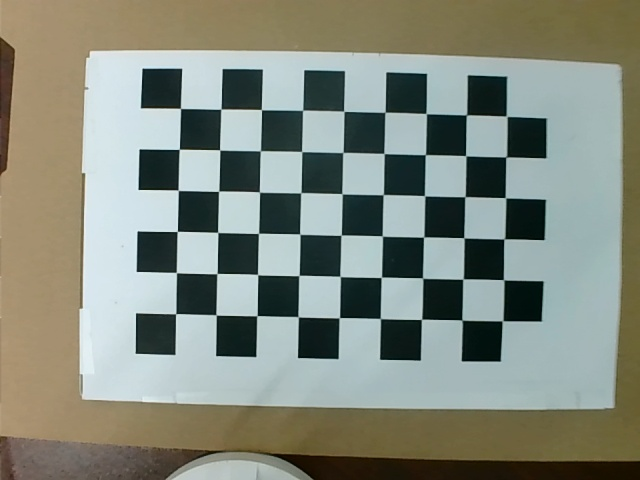
#> input picture data/eye_hand_calibration_image/1.jpg, 640 x 480 px, found by its file name; its folder holds only this picture in this run
$ python Hand_Eye_Calibration.py
#> lines starting #> are read from the running program, lines starting #| are printed output that depends on the picture
"""
眼在手上
用采集到的图片信息和机械臂位姿信息计算相机坐标系相对于机械臂末端坐标系的旋转矩阵和平移向量

所有单位为米

"""

import os.path
os.environ['KMP_DUPLICATE_LIB_OK']='True'
import cv2
import numpy as np
import csv
np.set_printoptions(precision=8,suppress=True)

class EyeInHand():
    def __init__(self,):
        self.csv_path = './data/robotToolPose.csv'
        self.image_count = 25 # 照片数量

    def euler_angles_to_rotation_matrix(self,rx, ry, rz):
        # 计算旋转矩阵
        Rx = np.array([[1, 0, 0],
                    [0, np.cos(rx), -np.sin(rx)],
                    [0, np.sin(rx), np.cos(rx)]])
        Ry = np.array([[np.cos(ry), 0, np.sin(ry)],
                    [0, 1, 0],
                    [-np.sin(ry), 0, np.cos(ry)]])
        Rz = np.array([[np.cos(rz), -np.sin(rz), 0],
                    [np.sin(rz), np.cos(rz), 0],
                    [0, 0, 1]])
        # R = Rz@Ry@Rx   #xyz
        R = Rx@Ry@Rz      #zyx

        return R

    def pose_to_homogeneous_matrix(self,pose):
        x, y, z, rz, ry, rx = pose
        if x > 1: # 把毫米转为米
            x = x / 1000
            y = y / 1000
            z = z / 1000
        R = self.euler_angles_to_rotation_matrix(rx, ry, rz)
        t = np.array([x, y, z]).reshape(3, 1)
        H = np.eye(4)
        H[:3, :3] = R
        H[:3, 3] = t[:, 0]
        return H

    def save_matrices_to_csv(self, matrices, file_name):
        rows, cols = matrices[0].shape
        num_matrices = len(matrices)
        combined_matrix = np.zeros((rows, cols * num_matrices))

        for i, matrix in enumerate(matrices):
            combined_matrix[:, i * cols: (i + 1) * cols] = matrix

        with open(file_name, 'w', newline='') as csvfile:
            csv_writer = csv.writer(csvfile)
            for row in combined_matrix:
                csv_writer.writerow(row)

    def poses_to_matrix_save_csv(self, filepath):
        # 打开文本文件
#> called with filepath = 'data/targets.txt'
        with open(filepath, 'r') as file:
#> (reads data/targets.txt from the repository)
            data = file.readlines()
        # 处理每一行，将字符串转换为整数列表
        pose_vectors = []
        for line in data:
            # 分割每一行的字符串，用逗号作为分隔符，并将每个值转换为整数
            int_values = [float(value) for value in line.strip().split(',')]
            pose_vectors.append(int_values)

        matrices = []
        for i in range(0,len(pose_vectors)):
            matrices.append(self.pose_to_homogeneous_matrix(pose_vectors[i]))
        # 将齐次变换矩阵列表存储到 CSV 文件中
        self.save_matrices_to_csv(matrices, self.csv_path)

    def compute_T(self, images_path,corner_point_long,corner_point_short,corner_point_size):
        # 设置寻找亚像素角点的参数，采用的停止准则是最大循环次数30和最大误差容限0.001
#> called with images_path = 'data/eye_hand_calibration_image', corner_point_long = 9, corner_point_short = 6, corner_point_size = 0.022
        criteria = (cv2.TERM_CRITERIA_MAX_ITER | cv2.TERM_CRITERIA_EPS, 30, 0.001)
        # 获取标定板角点的位置
        objp = np.zeros((corner_point_long * corner_point_short, 3), np.float32)
        objp[:, :2] = np.mgrid[0:corner_point_long, 0:corner_point_short].T.reshape(-1, 2)
        # 将世界坐标系建在标定板上，所有点的Z坐标全部为0，所以只需要赋值x和y
        objp = corner_point_size*objp

        obj_points = []     # 存储3D点
        img_points = []     # 存储2D点
        # 遍历文件夹中的图片
        for i in range(self.image_count):   #标定好的图片在images_path路径下，从0.jpg到x.jpg   一次采集的图片最多不超过30张，遍历从0.jpg到30.jpg ，选择能够读取的到的图片
            image = f"{images_path}/{i+1}.jpg"
            if os.path.exists(image):
                img = cv2.imread(image)
#> img is the input picture: shape (480, 640, 3); mean B, G, R 125.1, 136.7, 130.8
                gray = cv2.cvtColor(img, cv2.COLOR_BGR2GRAY)
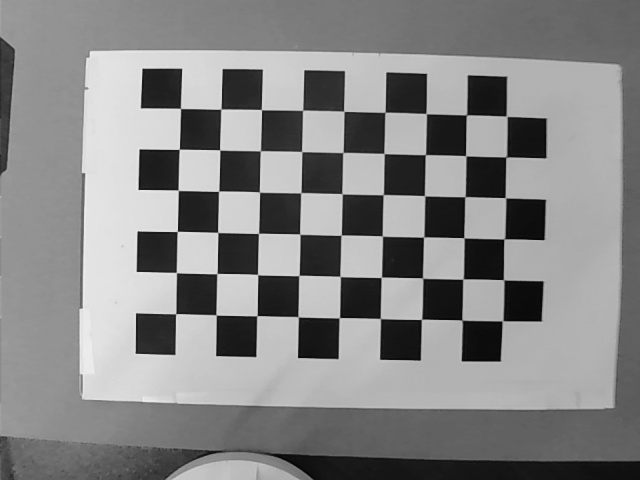
#> gray: shape (480, 640); min 4, max 242, mean 133.6
                size = gray.shape[::-1]
#> size = (640, 480)
                ret, corners = cv2.findChessboardCorners(gray, (corner_point_long, corner_point_short), None)
#> ret = True; corners = 54 rows, first 8: [180.5, 108.4], [221.1, 109.2], [261.4, 109.6], [302.7, 110.3], [343.9, 111.3], [385.1, 112.1], [426.2, 113.5], [466.4, 114.8]
                if ret:
                    obj_points.append(objp)
                    corners2 = cv2.cornerSubPix(gray, corners, (5, 5), (-1, -1), criteria)  # 在原角点的基础上寻找亚像素角点
#> corners2 = 54 rows, first 8: [180.5, 108.4], [220.9, 109.1], [261.4, 109.6], [302.6, 110.3], [343.8, 111.3], [385, 112.3], [426.2, 113.6], [466.4, 114.9]
                    if [corners2]:
                        img_points.append(corners2)
                    else:
                        img_points.append(corners)
            cv2.destroyAllWindows()
        N = len(img_points)

        # 标定,得到图案在相机坐标系下的位姿
        ret, mtx, dist, rvecs, tvecs = cv2.calibrateCamera(obj_points, img_points, size, None, None)

        # 机器人末端在基坐标系下的位姿
#> (the run stopped early here; a loop or call above may not have finished)
